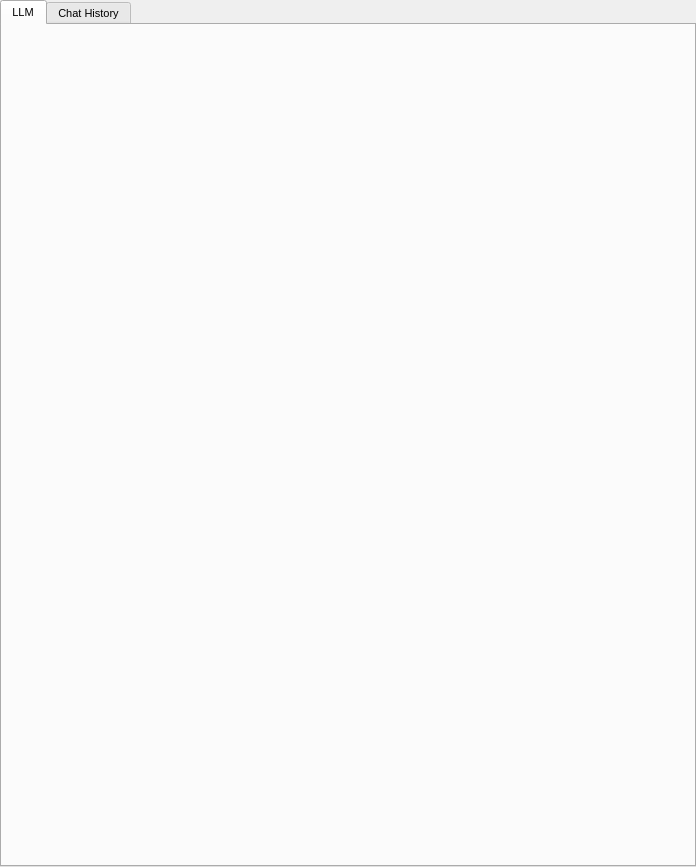
<?xml version="1.0" encoding="UTF-8"?>
<ui version="4.0">
 <class>tool_tab_widget</class>
 <widget class="QWidget" name="tool_tab_widget">
  <property name="geometry">
   <rect>
    <x>0</x>
    <y>0</y>
    <width>696</width>
    <height>867</height>
   </rect>
  </property>
  <property name="windowTitle">
   <string>Form</string>
  </property>
  <layout class="QGridLayout" name="gridLayout_3">
   <property name="leftMargin">
    <number>0</number>
   </property>
   <property name="topMargin">
    <number>0</number>
   </property>
   <property name="rightMargin">
    <number>0</number>
   </property>
   <property name="bottomMargin">
    <number>0</number>
   </property>
   <property name="spacing">
    <number>0</number>
   </property>
   <item row="0" column="0">
    <widget class="QTabWidget" name="tool_tab_widget_container">
     <property name="minimumSize">
      <size>
       <width>0</width>
       <height>0</height>
      </size>
     </property>
     <property name="maximumSize">
      <size>
       <width>16777215</width>
       <height>16777215</height>
      </size>
     </property>
     <property name="font">
      <font>
       <pointsize>8</pointsize>
      </font>
     </property>
     <property name="cursor">
      <cursorShape>ArrowCursor</cursorShape>
     </property>
     <property name="acceptDrops">
      <bool>false</bool>
     </property>
     <property name="tabPosition">
      <enum>QTabWidget::TabPosition::North</enum>
     </property>
     <property name="currentIndex">
      <number>0</number>
     </property>
     <property name="tabsClosable">
      <bool>false</bool>
     </property>
     <property name="movable">
      <bool>false</bool>
     </property>
     <widget class="QWidget" name="tab">
      <attribute name="title">
       <string>LLM</string>
      </attribute>
      <layout class="QGridLayout" name="gridLayout_2">
       <property name="leftMargin">
        <number>10</number>
       </property>
       <property name="topMargin">
        <number>10</number>
       </property>
       <property name="rightMargin">
        <number>10</number>
       </property>
       <property name="bottomMargin">
        <number>10</number>
       </property>
       <item row="0" column="0">
        <widget class="LLMSettingsWidget" name="llm_settings" native="true"/>
       </item>
      </layout>
     </widget>
     <widget class="QWidget" name="tab_2">
      <attribute name="title">
       <string>Chat History</string>
      </attribute>
      <layout class="QGridLayout" name="gridLayout">
       <property name="leftMargin">
        <number>0</number>
       </property>
       <property name="topMargin">
        <number>0</number>
       </property>
       <property name="rightMargin">
        <number>0</number>
       </property>
       <property name="bottomMargin">
        <number>0</number>
       </property>
       <property name="spacing">
        <number>0</number>
       </property>
       <item row="0" column="0">
        <widget class="LLMHistoryWidget" name="llm_history_widget" native="true"/>
       </item>
      </layout>
     </widget>
    </widget>
   </item>
  </layout>
 </widget>
 <customwidgets>
  <customwidget>
   <class>LLMSettingsWidget</class>
   <extends>QWidget</extends>
   <header>airunner/gui/widgets/llm/llm_settings_widget</header>
   <container>1</container>
  </customwidget>
  <customwidget>
   <class>LLMHistoryWidget</class>
   <extends>QWidget</extends>
   <header>airunner/gui/widgets/llm/llm_history_widget</header>
   <container>1</container>
  </customwidget>
 </customwidgets>
 <resources/>
 <connections/>
</ui>
